Frame 1 (no input): blank canvas, image omitted
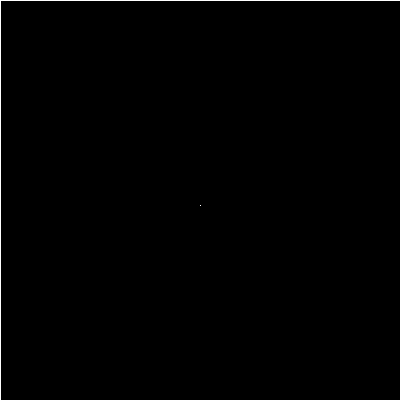
Frame 60 (the mouse pressed at the canvas centre just before this capture)
Frame 120 (the mouse held since frame 60 and released just before this capture): identical to frame 60, image omitted

The Processing sketch that drew this single still picture (run headless with seeded random() and noise(); from frame 60 on, the mouse is pressed at the canvas centre):

// Processing sketch: heart_curves
// ── heart_curves.pde
final float AI = radians(.5);
Range b, c, d, e, f, g, h, k;
final float NUM_STEPS = 10;
ArrayList<Range> ranges = new ArrayList<Range>();
void setup() {
  size(400, 400);
  background(0);
  b = new Range(0.1, 16, NUM_STEPS);
  c = new Range(0.1, 13, NUM_STEPS);
  d = new Range(0.1, 5, NUM_STEPS);
  e = new Range(0.1, 2, NUM_STEPS);
  f = new Range(0.1, 2, NUM_STEPS);
  g = new Range(0.1, 3, NUM_STEPS);
  h = new Range(0.1, 4, NUM_STEPS);
  k = new Range(2, 3, NUM_STEPS);
  ranges.add(b);
  ranges.add(c);
  ranges.add(d);
  ranges.add(e);
  ranges.add(f);
  ranges.add(g);
  ranges.add(h);
  ranges.add(k);
  frameRate(200);
}
float a = 0;
float x, y, px, py;
float r = 5;//width / 4;
int count = 0;



void draw() {
  fill(0, 5);
  rect(0, 0, width, height);
  //background(0);
  translate(width / 2, height / 2);
  a += AI;
  stroke(255);
  noFill();
  //beginShape();
  //for (float a = 0; a < TWO_PI; a += AI) {
  float x = r * (b.v * pow(sin(a), 3));
  float y = r * (-1 * (c.v * cos(a) - d.v * cos(e.v * a) - f.v * cos(g.v * a) - cos(h.v * a)));

  if (count > 0) {
    line(px, py, x, y);
  }
  px = x;
  py = y;

  count += 1;

  if (a > TWO_PI) { 
    println(a + " " + b.v + " " + b.inc + " " + b.start + "-" + b.end);
    a %= TWO_PI;
    for (Range r : ranges) {
      r.update();
    }
  }
  //vertex(x, y);
  //}
  //endShape(CLOSE);
}

class Range {
  float start, end;
  float inc;
  float steps;
  float v = 0;
  float dir = 1;
  float a = 0;

  Range(float start, float end, float steps) {
    this.start = start;
    this.end = end*2;
    this.steps = steps;
    inc = TWO_PI / steps;
    v = start;
  }

  void update() {
    a += inc;

    v = map(sin(a), -1, 1, start, end);
  }
}
